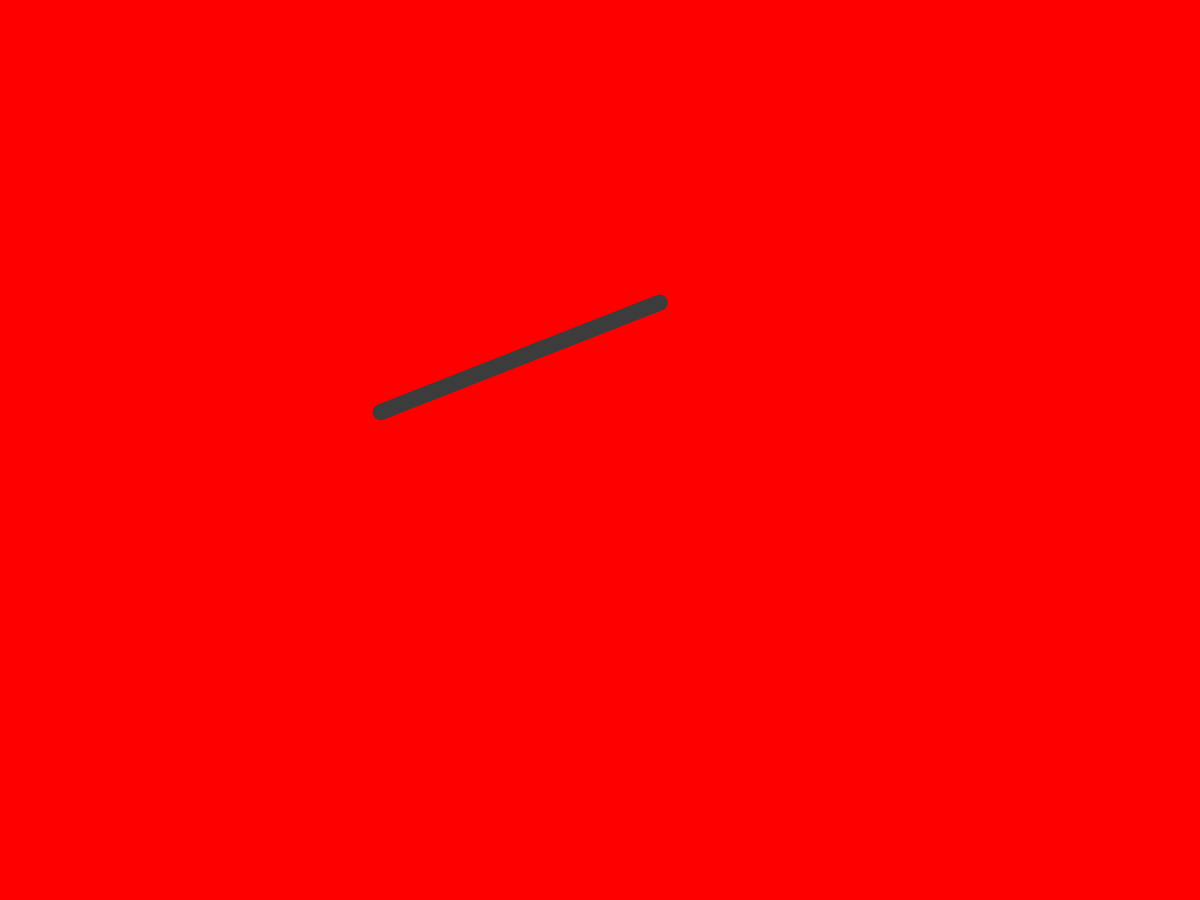
Frame 1 (no input)
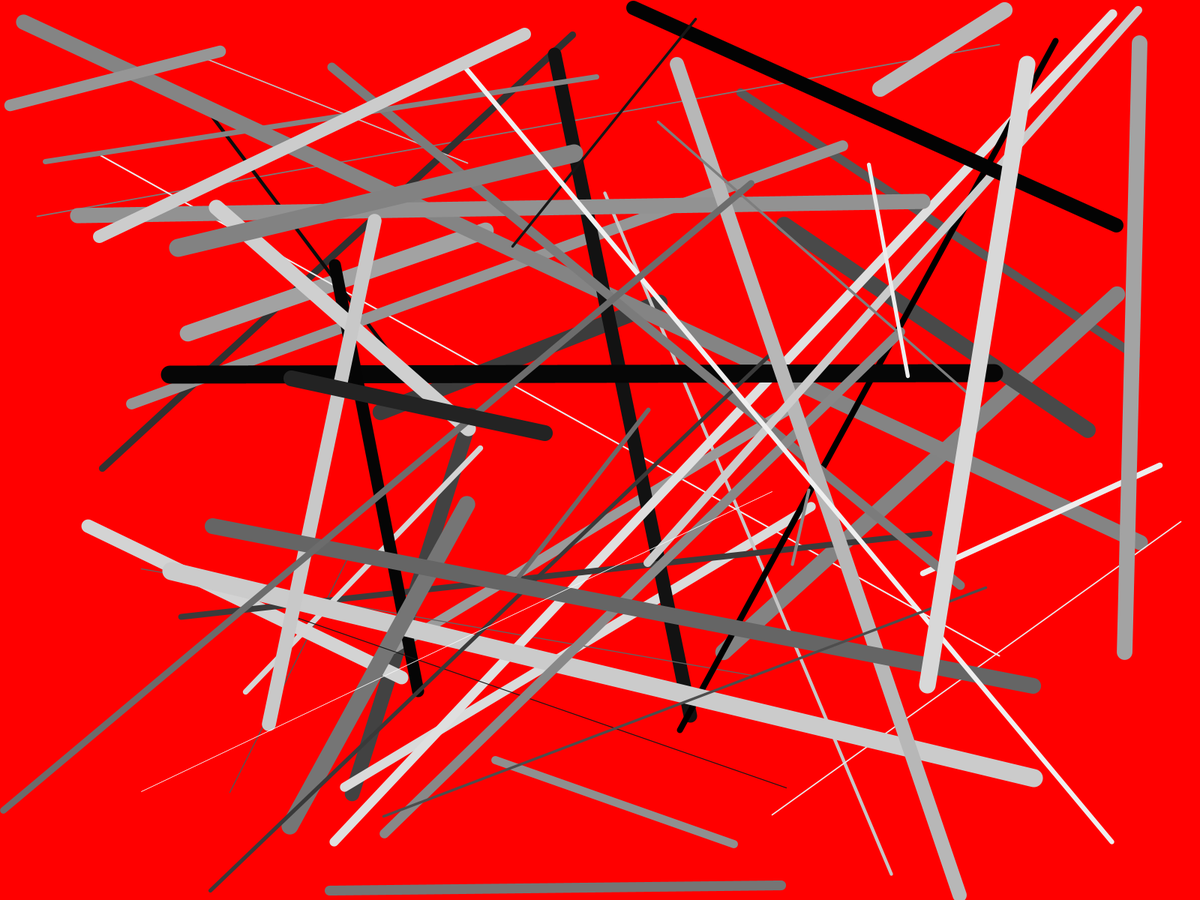
Frame 60 (the mouse pressed at the canvas centre just before this capture)
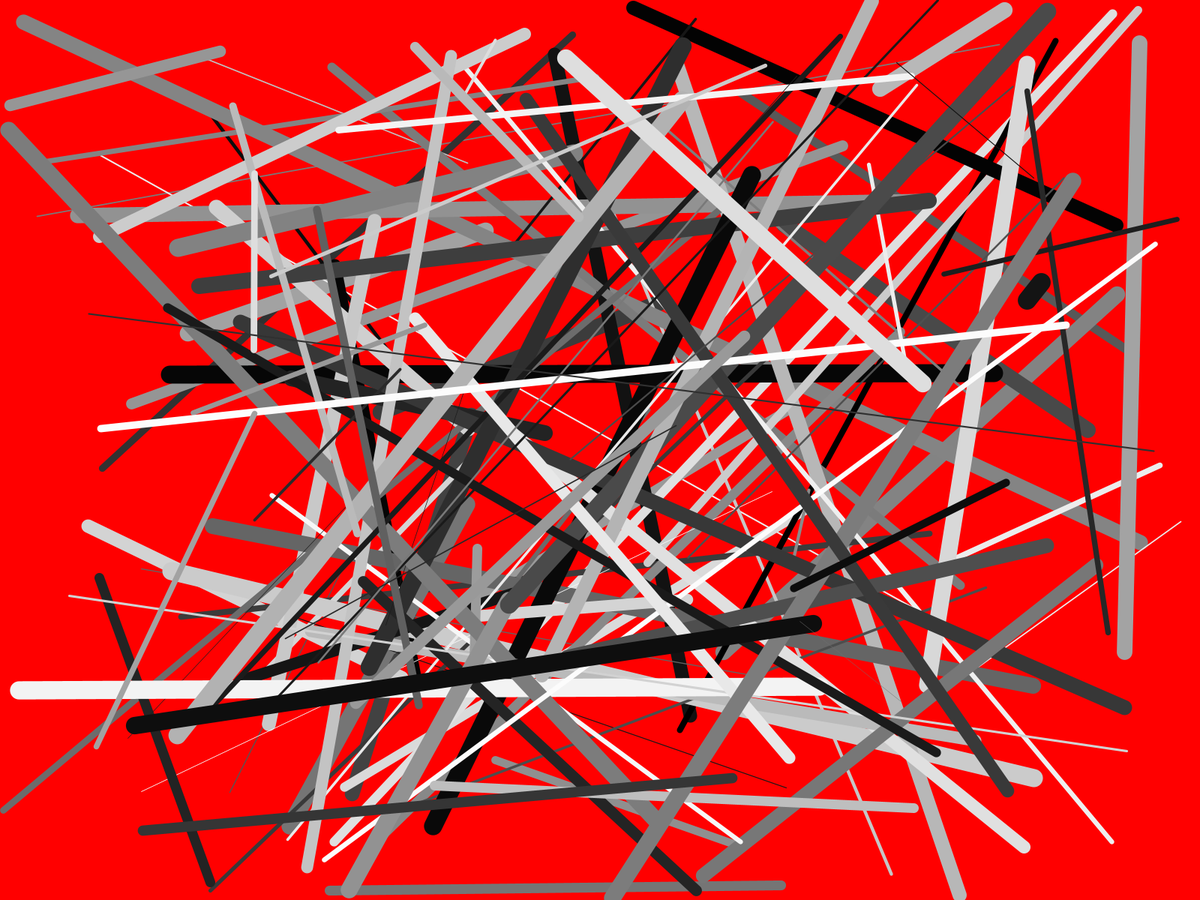
Frame 120 (the mouse held since frame 60 and released just before this capture)

The Processing sketch that drew these frames (run headless with seeded random() and noise(); from frame 60 on, the mouse is pressed at the canvas centre):

// Processing sketch: random_lines
// ── random_lines.pde
/*
  Drawing random thickness greyscale lines
  on a red background, a bit like abstract art
*/

void setup() {
  // make it fullscreen
  fullScreen();
  background(255,0,0);  // red background
}

void draw() {
    
  // generate a fully random color
  fill(random(255), random(255), random(255));
  
  // draw a random line
  stroke(random(255));  // random stroke color
  strokeWeight(random(25));  // random stroke weight
  
  // a line is two pairs of coordinates, so just use
  // random(width), random(height) twice
  line(random(width), random(height), random(width), random(height));
}
